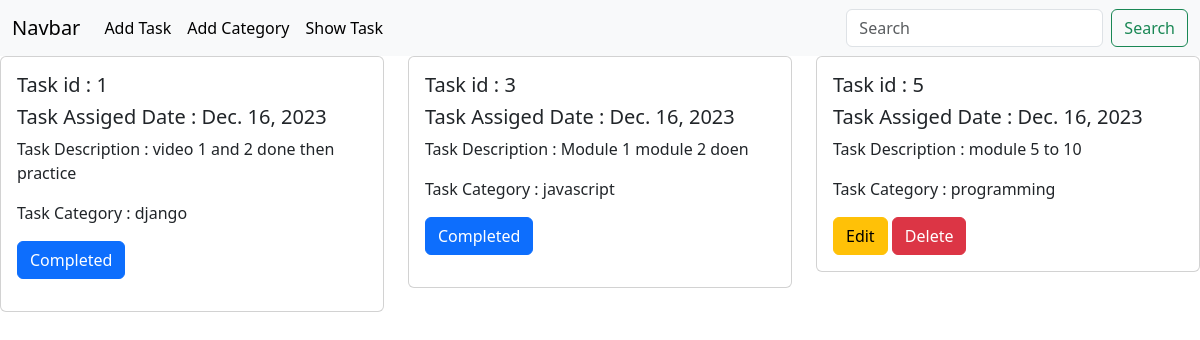
The page / on the database its author committed.
### TaskModel/models.py (models this page shows, shortened)
class Tasks(models.Model):
    taskTitle = models.CharField(max_length = 50)
    taskDescription = models.TextField()
    is_completed=models.BooleanField(default = False)
    TaskAssignDate = models.DateField(auto_now_add=True)

### TaskCategory/models.py (models this page shows, shortened)
class TaskCategorys(models.Model):
    CategoryName = models.CharField(max_length=50)
    tasks = models.ManyToManyField(Tasks)

### taskManagement/views.py (the view)
# urls.py: 2. Add a URL to urlpatterns:  path('', views.home, name='home')
def home(request):
    data = TaskCategorys.objects.all()
    return render(request, 'home.html', {'data' : data})

### templates/home.html
{% extends "base.html" %}
{% block content %}
<div class="row row-cols-1 row-cols-md-3 g-4">
    {% for category in data %}
    <div class="col">
      <div class="card">
        <div class="card-body">
            {% for task in category.tasks.all %}
          <h5 class="card-title">Task id : {{task.id }}</h5>
          <h5 class="card-title">Task Assiged Date : {{task.TaskAssignDate}}</h5>
          <p>Task Description : {{ task.taskDescription  }}</p>
          {% endfor %}
          <p>Task Category :  {{category.CategoryName }}</p>
          {% for task in category.tasks.all %}
          <p class="card-text">
            {% if task.is_completed %}
            <p><a class="btn btn-primary" href="">Completed</a></p>
            {% else %}
            <a class="btn btn-warning" href="{% url 'edit_task' task.id %}">Edit</a>
            <a class="btn btn-danger" href="{% url 'delete_task' task.id %}">Delete</a>
            {% endif %}
          </p>
          {% endfor  %}
        </div>
      </div>
    </div>
    {% endfor  %}
  </div>
{% endblock %}

### templates/base.html (shortened to what this page needs)
<!DOCTYPE html>
<html lang="en">
<head>
    <link href="https://cdn.jsdelivr.net/npm/bootstrap@5.3.2/dist/css/bootstrap.min.css" rel="stylesheet">
</head>
<body>
    <nav class="navbar navbar-expand-lg bg-body-tertiary">
        <div class="container-fluid">
          <a class="navbar-brand" href="#">Navbar</a>
          <div class="collapse navbar-collapse" id="navbarSupportedContent">
            <ul class="navbar-nav me-auto mb-2 mb-lg-0">
              <li class="nav-item">
                <a class="nav-link active" aria-current="page" href="{% url 'add_task' %}">Add Task</a>
              </li>
              <li class="nav-item">
                <a class="nav-link active" aria-current="page" href="{% url 'categorypage' %} ">Add Category</a>
              </li>
              <li class="nav-item">
                <a class="nav-link active" aria-current="page" href="{% url 'homepage' %}">Show Task</a>
              </li>
            </ul>
            <form class="d-flex" role="search">
              <input class="form-control me-2" type="search" placeholder="Search" aria-label="Search">
              <button class="btn btn-outline-success" type="submit">Search</button>
            </form>
          </div>
        </div>
      </nav>
      {% block content %}
      {% endblock %}
</body>
</html>

### rows shown on the page
TaskCategorys: CategoryName "django"
Tasks: id "1", TaskAssignDate "Dec. 16, 2023", taskDescription "video 1 and 2 done then practice", is_completed "Completed"
TaskCategorys: CategoryName "javascript"
Tasks: id "3", TaskAssignDate "Dec. 16, 2023", taskDescription "Module 1 module 2 doen", is_completed "Completed"
TaskCategorys: CategoryName "programming"
Tasks: id "5", TaskAssignDate "Dec. 16, 2023", taskDescription "module 5 to 10", is_completed "Edit"
